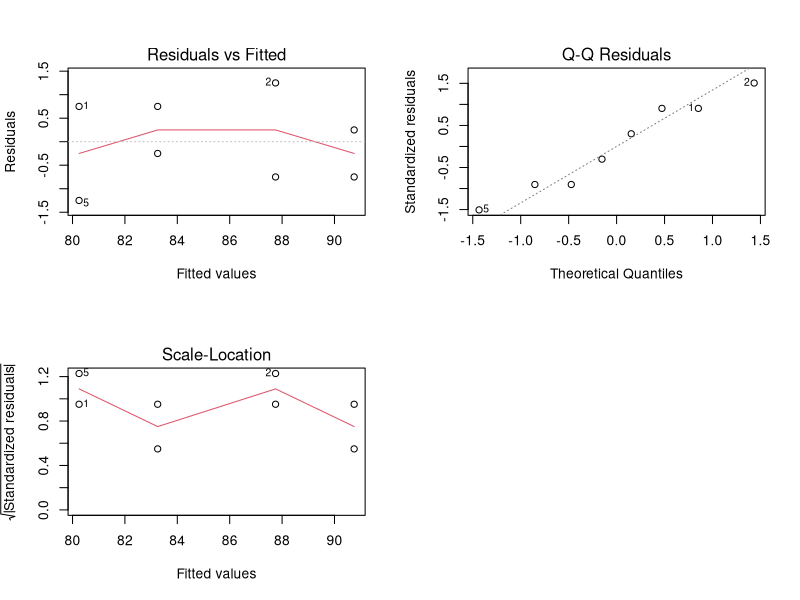

Write R code to recreate this figure.
## Que2
y=c(26,24,175,160,163,55,62,100,26,30,70,71)
x1=c(1,1,1.5,1.5,1.5,1,2,0.5,1,1,1,1)
x2=c(1,1,4,4,4,2,5,3,2,2,3,3)
Reduced=lm(y~x1+x2)
summary(Reduced)
Full=lm(y~0+as.factor(x1)+as.factor(x2))
anova(Reduced,Full)

## Que3

y=c(81,89,83,91,79,87,84,90)
x1=c(1,1,2,2,1,1,2,2)
x2=c(150,180,150,180,150,180,150,180)
Reduced=lm(y~x1+x2)
Full=lm(y~0+as.factor(x1)+as.factor(x2))
anova(Reduced,Full)
par(mfrow=c(2,2))
plot(Reduced)
anova(Reduced)
Full$residuals/sqrt(1.1)
